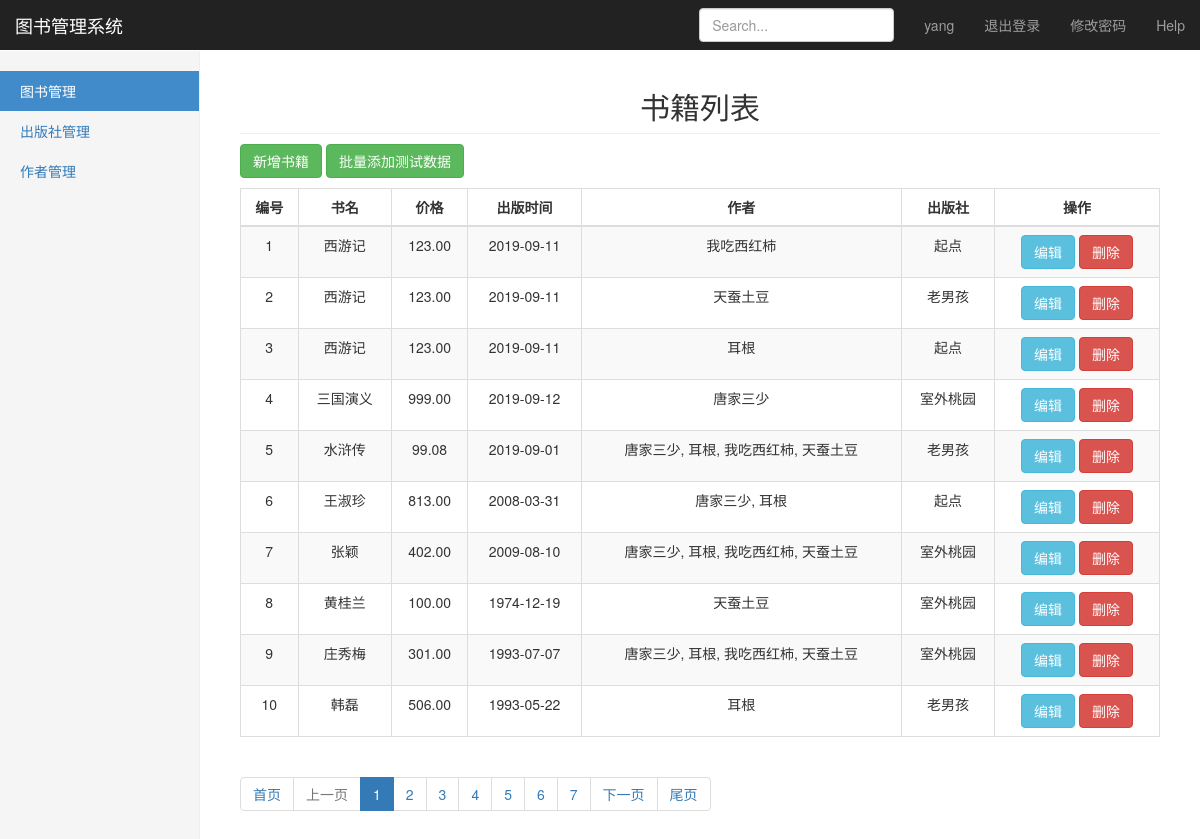
Page /books/book_list/ (signed in) on the committed database.
### books/models.py (models this page shows, shortened)
class Book(models.Model):
    id = models.AutoField(primary_key=True)
    title = models.CharField(max_length=32)
    price = models.DecimalField(max_digits=5, decimal_places=2)
    pub_date = models.DateField()
    authors = models.ManyToManyField(to='Author')
    publisher = models.ForeignKey(to='Publisher', on_delete=models.CASCADE)

class Author(models.Model):
    name = models.CharField(max_length=32)
    age = models.SmallIntegerField()
    detail = models.OneToOneField(to='AuthorDetail', on_delete=models.CASCADE)

class Publisher(models.Model):
    name = models.CharField(max_length=48)
    addr = models.TextField()
    def __str__(self):
        return self.name

### books/views.py (the view)
# urls.py: path('book_list/', views.book_list),
@login_required
def book_list(request):
    books = models.Book.objects.all()  # 这是queryset对象
    current_page = request.GET.get('page')
    paginator = Paginator(request, current_page, books.count(), 10, 7)
    books = books[paginator.start: paginator.end]
    return render(request, 'book_list.html', {'book_list': books, 'paginator': paginator, 'current_page': current_page})

### utils/paginator.py (called while the page is built)
    @property
    def start(self):
        return (self.current_page - 1) * self.per_page

    @property
    def end(self):
        return self.current_page * self.per_page

### templates/book_list.html (shortened to what this page needs)
{% extends "base.html" %}
{% block nav %}
    <li class="active"><a href="/books/book_list/">图书管理</a></li>
    <li><a href="#">出版社管理</a></li>
    <li><a href="#">作者管理</a></li>
{% endblock nav %}
{% block content %}
    <h2 class="sub-header text-center">书籍列表</h2>
    <div class="table-responsive">
        <a href="/books/add_book/">
            <button class="btn btn-success" style="margin-bottom: 10px">新增书籍</button>
        </a>
        <button id="add" class="btn btn-success" style="margin-bottom: 10px">批量添加测试数据</button>
        <table class="table table-striped table-bordered">
            <thead>
            <tr>
                <th>编号</th>
                <th>书名</th>
                <th>价格</th>
                <th>出版时间</th>
                <th>作者</th>
                <th>出版社</th>
                <th>操作</th>
            </tr>
            </thead>
            <tbody>
            {% for books in book_list %}
                <tr>
                    <td>{{ forloop.counter }}</td>
                    <td>{{ books.title }}</td>
                    <td>{{ books.price }}</td>
                    <td>{{ books.pub_date|date:'Y-m-d' }}</td>
                    <td>
                        {% for author in books.authors.all %}
                            {% if forloop.last %}
                                {{ author.name }}
                            {% else %}
                                {{ author.name }},
                            {% endif %}
                        {% endfor %}
                    </td>
                    <td>{{ books.publisher }}</td>
                    <td>
                        <a href="/books/edit_book/?pk={{ books.id }}">
                            <button type="button" class="btn btn-info edit">编辑</button>
                        </a>
                        <button type="button" class="btn btn-danger del" bid="{{ books.id }}">删除</button>
                    </td>
                </tr>
            {% endfor %}
            </tbody>
        </table>
    </div>
    {{ paginator.page_html|safe }}
{% endblock content %}

### templates/base.html (shortened to what this page needs)
<!DOCTYPE html>
<html lang="en">
<head>
    <link rel="stylesheet" href="https://cdn.jsdelivr.net/npm/bootstrap@3.3.7/dist/css/bootstrap.min.css"
>
    <link rel="stylesheet" href="/static/css/index.css">
</head>
<body>
<nav class="navbar navbar-inverse navbar-fixed-top">
    <div class="container-fluid">
        <div class="navbar-header">
            <a class="navbar-brand" href="#">图书管理系统</a>
        </div>
        <div id="navbar" class="navbar-collapse collapse">
            <ul class="nav navbar-nav navbar-right">
                <li><a href="#">{{ request.user }}</a></li>
                <li><a href="/logout/">退出登录</a></li>
                <li><a href="/edit_pwd/">修改密码</a></li>
                <li><a href="#">Help</a></li>
            </ul>
            <form class="navbar-form navbar-right">
                <input type="text" class="form-control" placeholder="Search...">
            </form>
        </div>
    </div>
</nav>
<div class="container-fluid">
    <div class="row">
        <div class="col-sm-3 col-md-2 sidebar">
            <ul class="nav nav-sidebar">
                {% block nav %}
                {% endblock nav %}
            </ul>
        </div>
        <div class="col-sm-9 col-sm-offset-3 col-md-10 col-md-offset-2 main">
            {% block content %}
            {% endblock content %}
        </div>
    </div>
</div>
</body>
</html>

### static/css/index.css (style rules this page uses)
body { padding-top: 50px; }
.sub-header { padding-bottom: 10px; border-bottom: 1px solid #eee; }
.navbar-fixed-top { border: 0; }
.sidebar { display: none; }
@media (min-width: 768px) { .sidebar { position: fixed; top: 51px; bottom: 0; left: 0; z-index: 1000; display: block; padding: 20px; overflow-x: hidden; overflow-y: auto; background-color: #f5f5f5; border-right: 1px solid #eee; } }
.nav-sidebar { margin-right: -21px; margin-bottom: 20px; margin-left: -20px; }
.nav-sidebar > li > a { padding-right: 20px; padding-left: 20px; }
.nav-sidebar > .active > a, .nav-sidebar > .active > a:hover, .nav-sidebar > .active > a:focus { color: #fff; background-color: #428bca; }
.main { padding: 20px; }
@media (min-width: 768px) { .main { padding-right: 40px; padding-left: 40px; } }
th, td { text-align: center; }

### rows in the picture
Book: title "西游记", price "123.00", pub_date "2019-09-11", publisher "起点"
Author: name "我吃西红柿"
Book: title "西游记", price "123.00", pub_date "2019-09-11", publisher "老男孩"
Author: name "天蚕土豆"
Book: title "西游记", price "123.00", pub_date "2019-09-11", publisher "起点"
Author: name "耳根"
Book: title "三国演义", price "999.00", pub_date "2019-09-12", publisher "室外桃园"
Author: name "唐家三少"
Book: title "水浒传", price "99.08", pub_date "2019-09-01", publisher "老男孩"
Book: title "王淑珍", price "813.00", pub_date "2008-03-31", publisher "起点"
Book: title "张颖", price "402.00", pub_date "2009-08-10", publisher "室外桃园"
Book: title "黄桂兰", price "100.00", pub_date "1974-12-19", publisher "室外桃园"
Book: title "庄秀梅", price "301.00", pub_date "1993-07-07", publisher "室外桃园"
Book: title "韩磊", price "506.00", pub_date "1993-05-22", publisher "老男孩"

### other values in the picture
{{ request.user }} "yang"
{{ paginator.page_html|safe }} "首页 上一页 1 2 3 4 5 6 7 下一页 尾页"
